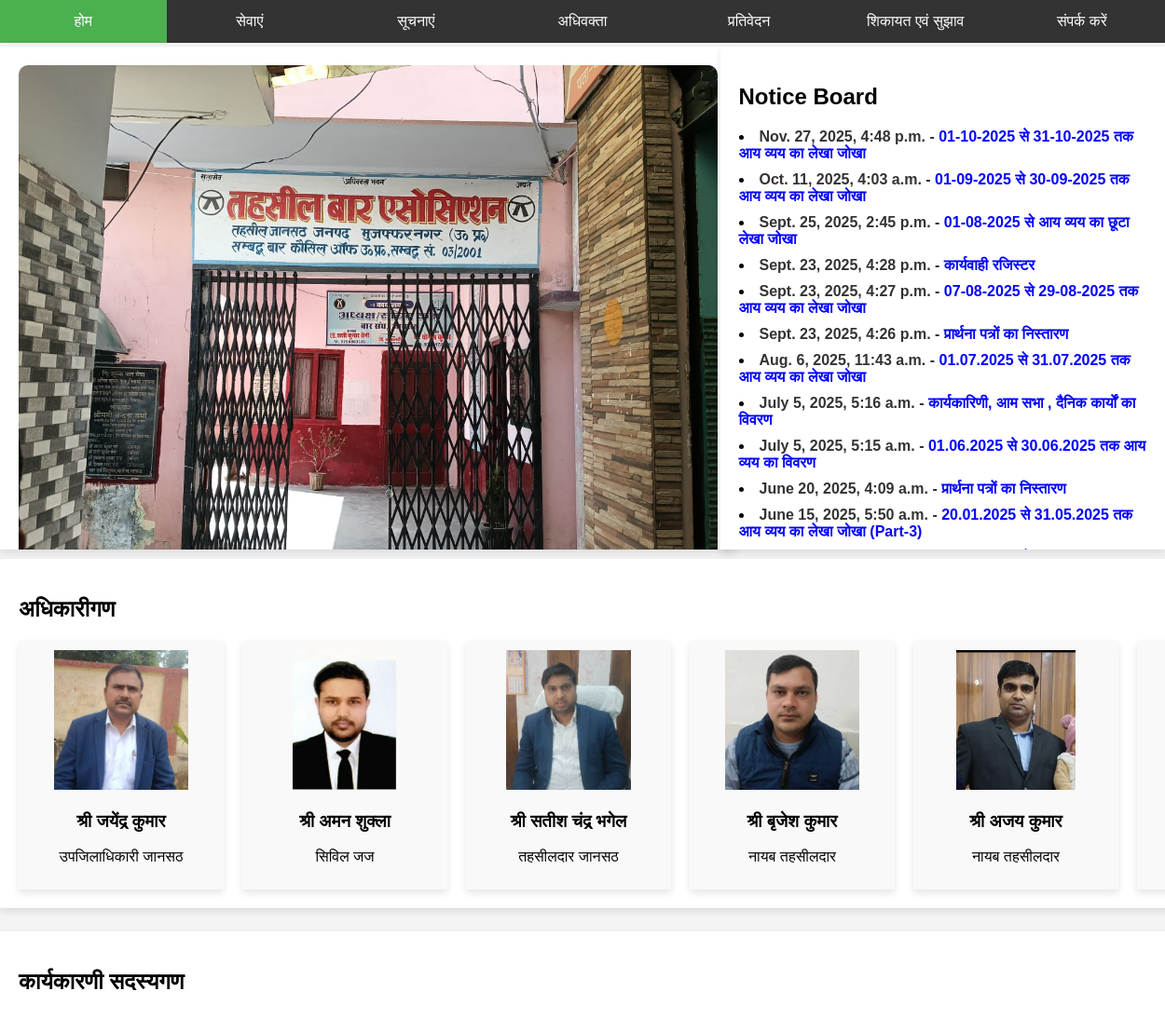
/, run on an earlier commit of the app's database.
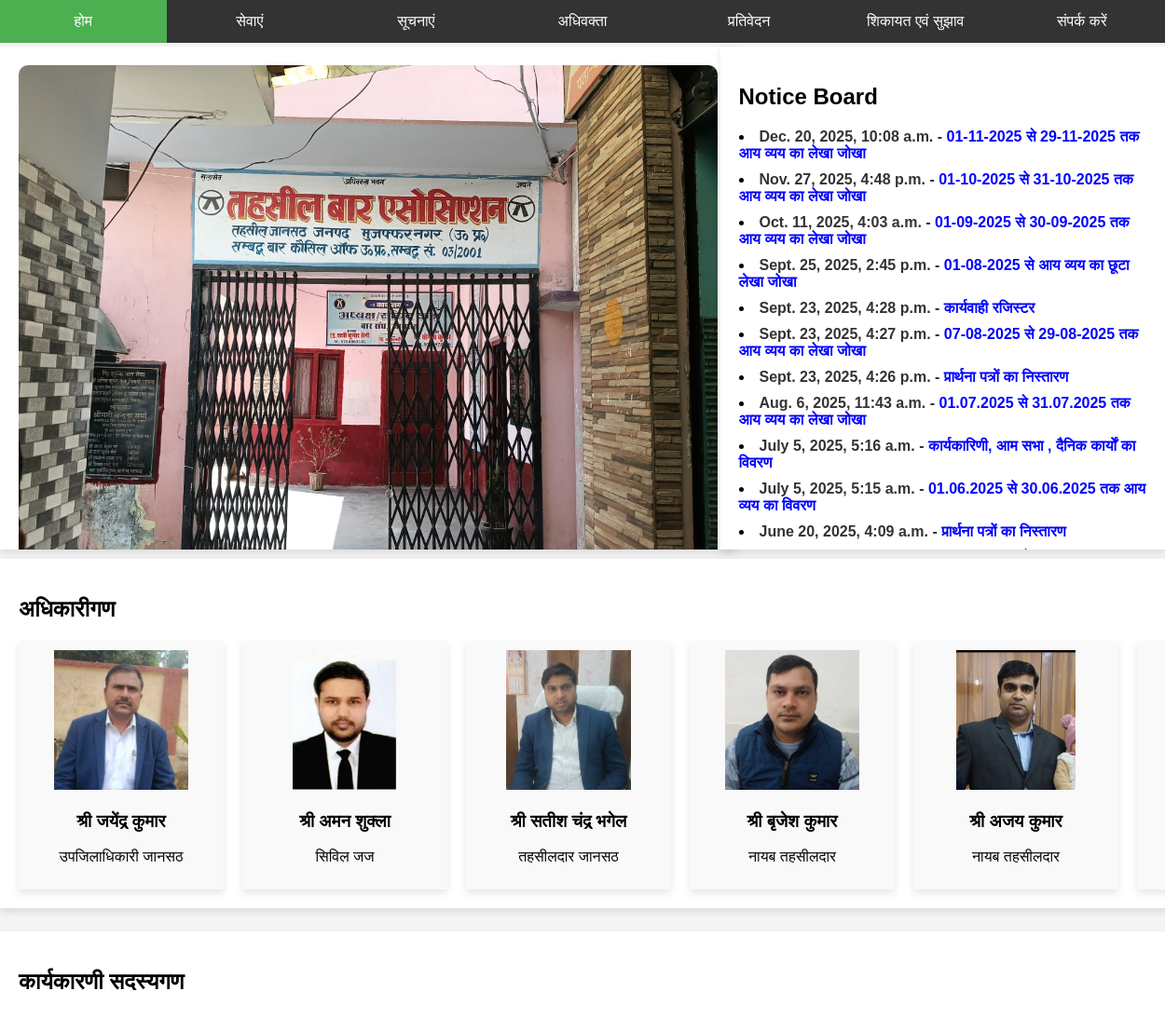
And on a later commit of the database.
### dashboard/models.py (models this page shows, shortened)
class Banner(models.Model):
    title = models.CharField(max_length=100, default=None, blank=True, null=True)
    image = models.ImageField(upload_to='banners/')
    created_at = models.DateTimeField(auto_now_add=True)

### notice/models.py (models this page shows, shortened)
class Notice(models.Model):
    title = models.CharField(max_length=100)
    content = models.TextField(default=None, blank=True, null=True)
    file = models.FileField(upload_to='notice/')
    created_at = models.DateTimeField(auto_now_add=True)
    updated_at = models.DateTimeField(auto_now=True)
    is_active = models.BooleanField(default=True)

### officer/models.py (models this page shows, shortened)
class Officers(models.Model):
    name = models.CharField(max_length=100)
    position= models.CharField(max_length=100)
    rank = models.IntegerField()
    phone = models.CharField(max_length=100, default=None, blank=True, null=True)
    image = models.ImageField(upload_to='officer/images')
    date = models.DateField(auto_now=True)

### dashboard/views.py (the view)
# urls.py: path('', include('dashboard.urls')),
def dashboard(request) -> HttpResponse:
    notices = Notice.objects.filter(is_active=True).order_by('-created_at')[:12]
    banners = Banner.objects.all()
    current_year = datetime.now().year
    members = AdvocateRole.objects.filter(appointed_on__year=current_year).order_by('appointed_on')
    officers = Officers.objects.all().order_by('rank')
    return render(request, 'dashboard.html', context={'notices': notices, 'banners': banners, 'members': members, 'officers': officers})

### dashboard/templates/dashboard.html (shortened to what this page needs)
{% extends "base.html" %}
{% block content %}
    <section class="dashboard-section">
        <div class="left-section">
            <div class="image-slider">
                {% for banner in banners %}
                    <img src="media/{{banner.image}}" alt="{{ banner.title}}" style="width:100%; display:block;">
                {% endfor %}
            </div>
        </div>
        <div class="link-list" style="position: absolute; right: 0px; top: 50px; width: 35%; height: 500px; padding: 20px; box-shadow: 0 4px 8px rgba(0, 0, 0, 0.1); background-color: #fff; overflow: hidden;">
            <h2>Notice Board</h2>
                {% for notice in notices %}
                    <li style="margin-bottom: 10px;">
                        <a href="media/{{ notice.file }}" target="_blank" style="text-decoration: none; color: #333; font-weight: bold; word-wrap: break-word;">
                            {{ notice.updated_at }} - <span style="color: blue; cursor: pointer;">{{ notice.title }}</span>
                        </a>
                    </li>
                {% endfor %}
        </div>
        <div class="officer-section" style="position: absolute; left: 0; top: 600px; width: 100%; padding: 20px; box-shadow: 0 4px 8px rgba(0, 0, 0, 0.1); background-color: #fff; overflow: hidden;">
            <h2>अधिकारीगण</h2>
            <div class="officer-box" style="display: flex; gap: 20px; animation: scroll-horizontal 10s linear infinite;">
            <div class="officer-wrapper" style="display: flex; gap: 20px;">
                {% for officer in officers %}
                <div class="officer-card" style="width: 200px; padding: 10px; box-shadow: 0 4px 8px rgba(0, 0, 0, 0.1); background-color: #f9f9f9; text-align: center; flex-shrink: 0;">
                    <img src="media/{{ officer.image }}" alt="{{ officer.name }}" style="width: 150px; height: 150px; object-fit: contain; border-radius: 0%;">
                    <h3>{{ officer.name }}</h3>
                    <p>{{ officer.position }}</p>
                </div>
                {% endfor %}
            </div>
            </div>
        </div>
        <div class="advocate-section" style="position: absolute; left: 0; top: 1000px; width: 100%; padding: 20px; box-shadow: 0 4px 8px rgba(0, 0, 0, 0.1); background-color: #fff;">
            <h2>कार्यकारणी सदस्यगण</h2>
        </div>
    </section>
{% endblock content %}

### dashboard/templates/base.html (shortened to what this page needs)
<!DOCTYPE html>
<html lang="en">
<head>
<div class="tabs">
    <a href="/" class="active">होम</a>
    <a href="{% url 'list_services' %}">सेवाएं</a>
    <a href="{% url 'list_notices' %}">सूचनाएं</a>
    <a href="{% url 'list_advocates' %}">अधिवक्ता</a>
    <a href="{% url 'reports' %}">प्रतिवेदन</a>
    <a href="{% url 'complaint' %}">शिकायत एवं सुझाव</a>
    <a href="{% url 'contact' %}">संपर्क करें</a>
</div>
</head>
<body>
    {% block content %}{% endblock content %}
</body>
</html>

### dashboard/templates/base.html (style rules this page uses)
body { font-family: Arial, sans-serif; background-color: #f4f4f4; margin: 0; padding: 0; }
.tabs { display: flex; background-color: #333; overflow: hidden; }
.tabs a { flex: 1; padding: 14px 16px; text-align: center; text-decoration: none; color: white; transition: background-color 0.3s; }
.tabs a.active { background-color: #4CAF50; }

### dashboard/templates/dashboard.html (style rules this page uses)
.officer-box { display: flex; animation: scroll-horizontal 20s linear infinite; width: 200%; }
.left-section { position: absolute; left: 0; top: 50px; width: 60%; height: 500px; padding: 20px; box-shadow: 0 4px 8px rgba(0, 0, 0, 0.1); background-color: #fff; overflow: hidden; }
.image-slider img { border-radius: 10px; transition: opacity 0.5s ease-in-out; }

What changed in the data, as far as the page shows it:
no longer on this page (row unchanged): Notice: updated_at "June 15, 2025, 5:50 a.m.", title "20.01.2025 से 31.05.2025 तक आय व्यय का लेखा जोखा (Part-3)"
added Notice: updated_at "Dec. 20, 2025, 10:08 a.m.", title "01-11-2025 से 29-11-2025 तक आय व्यय का लेखा जोखा"
